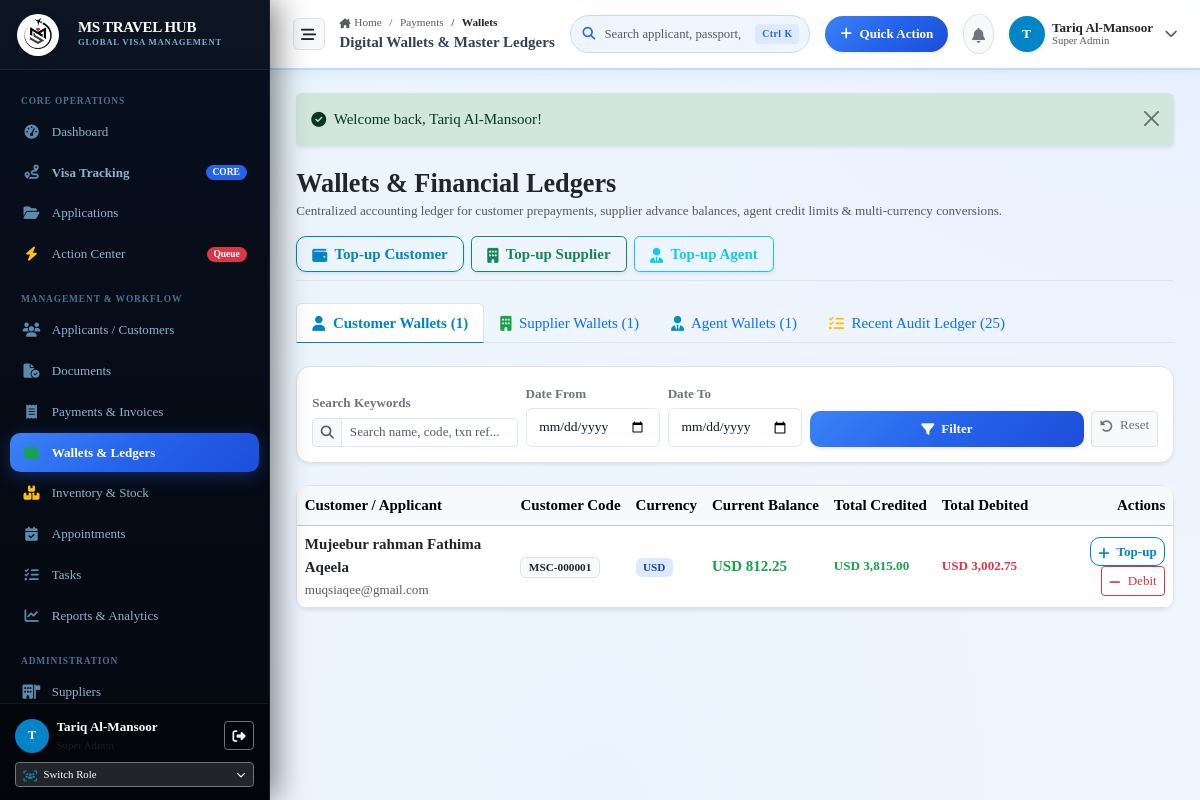
/payments/wallets (signed in), run on the app's committed database.
### tables this page shows
CREATE TABLE customer_wallets (
                id INTEGER PRIMARY KEY AUTOINCREMENT,
                customer_id INTEGER NOT NULL UNIQUE,
                currency TEXT DEFAULT 'USD',
                current_balance REAL DEFAULT 0.00,
                total_credited REAL DEFAULT 0.00,
                total_debited REAL DEFAULT 0.00,
                created_at DATETIME DEFAULT CURRENT_TIMESTAMP,
                updated_at DATETIME DEFAULT CURRENT_TIMESTAMP,
                FOREIGN KEY (customer_id) REFERENCES customers(id) ON DELETE CASCADE
            );

CREATE TABLE customers (
    id INTEGER PRIMARY KEY AUTOINCREMENT,
    customer_code TEXT NOT NULL UNIQUE,
    first_name TEXT NOT NULL,
    middle_name TEXT,
    last_name TEXT NOT NULL,
    full_name TEXT NOT NULL,
    gender TEXT,
    dob DATE,
    nationality TEXT NOT NULL,
    place_of_birth TEXT,
    marital_status TEXT,
    occupation TEXT,
    mobile TEXT NOT NULL,
    whatsapp TEXT,
    email TEXT UNIQUE,
    password_hash TEXT,
    current_country TEXT NOT NULL,
    address TEXT,
    created_by INTEGER,
    notes TEXT,
    is_active INTEGER DEFAULT 1,
    created_at DATETIME DEFAULT CURRENT_TIMESTAMP,
    updated_at DATETIME DEFAULT CURRENT_TIMESTAMP, religion TEXT NULL,
    FOREIGN KEY (created_by) REFERENCES users(id)
);

### app/Controllers/PaymentController.php (called while the page is built, shortened)
<?php
class PaymentController
{
    public function walletsOverview(): void
    {
        $pdo = Database::getConnection();
        $cwSql = "SELECT cw.*, c.full_name, c.customer_code, c.email, c.mobile
            FROM customer_wallets cw
            JOIN customers c ON cw.customer_id = c.id
            WHERE 1=1";
        $cwParams = [];
        $cwSql .= " ORDER BY cw.current_balance DESC, c.full_name ASC";
        $cwStmt = $pdo->prepare($cwSql);
        $cwStmt->execute($cwParams);
        $customerWallets = $cwStmt->fetchAll(PDO::FETCH_ASSOC);
        $swSql = "SELECT sw.*, s.company_name as supplier_name, s.company_name, s.country
            FROM supplier_wallets sw
            JOIN suppliers s ON sw.supplier_id = s.id
            WHERE 1=1";
        $swParams = [];
        $swSql .= " ORDER BY sw.current_balance DESC, s.company_name ASC";
        $swStmt = $pdo->prepare($swSql);
        $swStmt->execute($swParams);
        $supplierWallets = $swStmt->fetchAll(PDO::FETCH_ASSOC);
        $awSql = "SELECT aw.*, COALESCE(ag.company_name, ag.contact_person, u.name, 'Agent') as agent_name, COALESCE(ag.email, u.email, '') as agent_email
            FROM agent_wallets aw
            LEFT JOIN agents ag ON aw.agent_id = ag.id
            LEFT JOIN users u ON aw.agent_id = u.id
            WHERE 1=1";
        $awParams = [];
        $awSql .= " ORDER BY aw.current_balance DESC";
        $awStmt = $pdo->prepare($awSql);
        $awStmt->execute($awParams);
        $agentWallets = $awStmt->fetchAll(PDO::FETCH_ASSOC);
        $wtSql = "SELECT wt.*, c.full_name as customer_name, u.name as created_by_name
            FROM wallet_transactions wt
            LEFT JOIN customers c ON wt.customer_id = c.id
            LEFT JOIN users u ON wt.created_by = u.id
            WHERE 1=1";
        $wtParams = [];
        $wtSql .= " ORDER BY wt.created_at DESC LIMIT 100";
        $wtStmt = $pdo->prepare($wtSql);
        $wtStmt->execute($wtParams);
        $recentTransactions = $wtStmt->fetchAll(PDO::FETCH_ASSOC);
        require_once dirname(__DIR__) . '/Views/payments/wallets.php';
    }
}

### app/autoload.php (called while the page is built, shortened)
<?php
function e(?string $string): string {
    return htmlspecialchars((string)($string ?? ''), ENT_QUOTES, 'UTF-8');
}
function get_flash(): ?array {
    if (isset($_SESSION['flash'])) {
        $flash = $_SESSION['flash'];
        return $flash;
    }
    return null;
}

### app/Views/payments/wallets.php (the view, shortened to what this page needs)
<?php
$flash = get_flash();
$activeTab = $_GET['tab'] ?? 'customers';
require_once dirname(__DIR__) . '/layouts/header.php';
require_once dirname(__DIR__) . '/layouts/sidebar.php';
require_once dirname(__DIR__) . '/layouts/topbar.php';
?>
<div class="content-body">
  <?php if ($flash): ?>
    <div class="alert alert-<?= e($flash['type']) ?> alert-dismissible fade show mb-4 border-0 shadow-sm" role="alert">
      <div class="d-flex align-items-center gap-2">
        <i class="fa-solid <?= $flash['type'] === 'danger' ? 'fa-circle-exclamation' : ($flash['type'] === 'success' ? 'fa-circle-check' : 'fa-circle-info') ?>"></i>
        <span><?= e($flash['message']) ?></span>
      </div>
      <button type="button" class="btn-close" data-bs-dismiss="alert"></button>
    </div>
  <?php endif; ?>
  <div class="d-flex flex-wrap align-items-center justify-content-between gap-3 mb-4 pb-2 border-bottom">
    <div>
      <h3 class="fw-bold brand-font text-dark mb-0">Wallets &amp; Financial Ledgers</h3>
      <p class="text-muted small mb-0">Centralized accounting ledger for customer prepayments, supplier advance balances, agent credit limits &amp; multi-currency conversions.</p>
    </div>
    <div class="d-flex gap-2">
      <button type="button" class="btn btn-outline-primary px-3 shadow-sm fw-semibold" data-bs-toggle="modal" data-bs-target="#customerWalletModal">
        <i class="fa-solid fa-wallet me-1"></i> Top-up Customer
      </button>
      <button type="button" class="btn btn-outline-success px-3 shadow-sm fw-semibold" data-bs-toggle="modal" data-bs-target="#supplierWalletModal">
        <i class="fa-solid fa-building me-1"></i> Top-up Supplier
      </button>
      <button type="button" class="btn btn-outline-info px-3 shadow-sm fw-semibold" data-bs-toggle="modal" data-bs-target="#agentWalletModal">
        <i class="fa-solid fa-user-tie me-1"></i> Top-up Agent
      </button>
    </div>
  </div>
  <ul class="nav nav-tabs mb-4" id="walletTabs" role="tablist">
    <li class="nav-item">
      <a class="nav-link <?= $activeTab === 'customers' ? 'active fw-bold' : '' ?>" href="/payments/wallets?tab=customers">
        <i class="fa-solid fa-user me-1 text-primary"></i> Customer Wallets (<?= count($customerWallets) ?>)
      </a>
    </li>
    <li class="nav-item">
      <a class="nav-link <?= $activeTab === 'suppliers' ? 'active fw-bold' : '' ?>" href="/payments/wallets?tab=suppliers">
        <i class="fa-solid fa-building me-1 text-success"></i> Supplier Wallets (<?= count($supplierWallets) ?>)
      </a>
    </li>
    <li class="nav-item">
      <a class="nav-link <?= $activeTab === 'agents' ? 'active fw-bold' : '' ?>" href="/payments/wallets?tab=agents">
        <i class="fa-solid fa-user-tie me-1 text-info"></i> Agent Wallets (<?= count($agentWallets) ?>)
      </a>
    </li>
    <li class="nav-item">
      <a class="nav-link <?= $activeTab === 'transactions' ? 'active fw-bold' : '' ?>" href="/payments/wallets?tab=transactions">
        <i class="fa-solid fa-list-check me-1 text-warning"></i> Recent Audit Ledger (<?= count($recentTransactions) ?>)
      </a>
    </li>
  </ul>
  <div class="card card-enterprise shadow-sm border mb-4">
    <div class="card-body p-3">
      <form action="/payments/wallets" method="GET" class="row g-2 align-items-end">
        <div class="col-12 col-md-3">
          <label class="form-label small fw-semibold text-secondary mb-1">Search Keywords</label>
          <div class="input-group input-group-sm">
            <span class="input-group-text bg-light"><i class="fa-solid fa-magnifying-glass text-muted"></i></span>
            <input type="text" name="search" class="form-control" placeholder="Search name, code, txn ref..." value="<?= e($_GET['search'] ?? '') ?>">
          </div>
        </div>
        <div class="col-6 col-md-2">
          <label class="form-label small fw-semibold text-secondary mb-1">Date From</label>
          <input type="date" name="date_from" class="form-control form-control-sm" value="<?= e($_GET['date_from'] ?? '') ?>">
        </div>
        <div class="col-6 col-md-2">
          <label class="form-label small fw-semibold text-secondary mb-1">Date To</label>
          <input type="date" name="date_to" class="form-control form-control-sm" value="<?= e($_GET['date_to'] ?? '') ?>">
        </div>
        <div class="col-12 <?= $activeTab === 'transactions' ? 'col-md-3' : 'col-md-5' ?> d-flex gap-2">
          <button type="submit" class="btn btn-primary btn-sm flex-fill fw-semibold shadow-sm">
            <i class="fa-solid fa-filter me-1"></i> Filter
          </button>
          <a href="/payments/wallets?tab=<?= e($activeTab) ?>" class="btn btn-light btn-sm border text-secondary" title="Reset Filters">
            <i class="fa-solid fa-rotate-left me-1"></i> Reset
          </a>
        </div>
      </form>
    </div>
  </div>
  <?php if ($activeTab === 'customers'): ?>
    <div class="card card-enterprise shadow-sm border">
      <div class="table-responsive">
        <table class="table table-hover align-middle mb-0 font-sm">
          <thead class="table-light">
            <tr>
              <th>Customer / Applicant</th>
              <th>Customer Code</th>
              <th>Currency</th>
              <th>Current Balance</th>
              <th>Total Credited</th>
              <th>Total Debited</th>
              <th class="text-end">Actions</th>
            </tr>
          </thead>
          <tbody>
            <?php if (empty($customerWallets)): ?>
              <tr><td colspan="7" class="text-center py-4 text-muted">No customer wallet accounts initialized.</td></tr>
            <?php else: ?>
              <?php foreach ($customerWallets as $cw): ?>
                <tr>
                  <td>
                    <div class="fw-bold text-dark"><?= e($cw['full_name']) ?></div>
                    <div class="text-muted small"><?= e($cw['email'] ?: $cw['mobile']) ?></div>
                  </td>
                  <td><span class="badge bg-light text-dark border font-monospace"><?= e($cw['customer_code']) ?></span></td>
                  <td><span class="badge bg-primary-subtle text-primary"><?= e($cw['currency'] ?: 'USD') ?></span></td>
                  <td>
                    <span class="fw-bold fs-6 <?= (float)$cw['current_balance'] > 0 ? 'text-success' : 'text-muted' ?>">
                      <?= e($cw['currency'] ?: 'USD') ?> <?= number_format((float)$cw['current_balance'], 2) ?>
                    </span>
                  </td>
                  <td class="text-success small fw-semibold"><?= e($cw['currency'] ?: 'USD') ?> <?= number_format((float)$cw['total_credited'], 2) ?></td>
                  <td class="text-danger small fw-semibold"><?= e($cw['currency'] ?: 'USD') ?> <?= number_format((float)$cw['total_debited'], 2) ?></td>
                  <td class="text-end">
                    <button type="button" class="btn btn-sm btn-outline-primary py-1 px-2" onclick="quickTopUpCustomer(<?= $cw['customer_id'] ?>, '<?= e(addslashes($cw['full_name'])) ?>', '<?= e($cw['currency'] ?: 'USD') ?>')">
                      <i class="fa-solid fa-plus me-1"></i> Top-up
                    </button>
                    <button type="button" class="btn btn-sm btn-outline-danger py-1 px-2 ms-1" onclick="quickDebitCustomer(<?= $cw['customer_id'] ?>, '<?= e(addslashes($cw['full_name'])) ?>', '<?= e($cw['currency'] ?: 'USD') ?>', <?= (float)$cw['current_balance'] ?>)">
                      <i class="fa-solid fa-minus me-1"></i> Debit
                    </button>
                  </td>
                </tr>
              <?php endforeach; ?>
            <?php endif; ?>
          </tbody>
        </table>
      </div>
    </div>
  <?php endif; ?>
</div>
<?php require_once dirname(__DIR__) . '/layouts/footer.php'; ?>

### public/assets/css/base/variables.css (style rules this page uses)
:root { --mh-green: #22c55e; --mh-green-light: #4ade80; --mh-green-dark: #16a34a; --mh-green-lime: #84cc16; --mh-green-subtle: #f0fdf4; --mh-green-border: #bbf7d0; --mh-teal: #06b6d4; --mh-teal-light: #22d3ee; --mh-teal-dark: #0891b2; --mh-teal-subtle: #ecfeff; --mh-teal-border: #a5f3fc; --mh-blue: #2563eb; --mh-blue-hover: #1d4ed8; --mh-blue-dark: #1e40af; --mh-blue-deep: #1e3a8a; --mh-blue-light: #eff6ff; --mh-blue-subtle: #dbeafe; --mh-blue-border: #bfdbfe; --mh-blue-glow: rgba(37, 99, 235, 0.32); --vt-primary: var(--mh-blue); --vt-primary-hover: var(--mh-blue-hover); --vt-primary-dark: var(--mh-blue-dark); --vt-primary-light: var(--mh-blue-light); --vt-primary-subtle: var(--mh-blue-subtle); --vt-primary-border: var(--mh-blue-border); --mh-gradient-brand: linear-gradient(135deg, #22c55e 0%, #06b6d4 50%, #2563eb 100%); --mh-gradient-brand-r: linear-gradient(135deg, #2563eb 0%, #06b6d4 50%, #22c55e 100%); --mh-gradient-blue: linear-gradient(135deg, #3b82f6 0%, #2563eb 50%, #1d4ed8 100%); --mh-gradient-teal: linear-gradient(135deg, #22d3ee 0%, #06b6d4 50%, #0891b2 100%); --mh-gradient-green: linear-gradient(135deg, #4ade80 0%, #22c55e 50%, #16a34a 100%); --mh-gradient-dark: linear-gradient(180deg, #060e1c 0%, #0a1628 100%); --mh-gradient-sidebar: linear-gradient(180deg, #080f1e 0%, #04090f 100%); --mh-gradient-hero: linear-gradient(135deg, #060e1c 0%, #0d2048 50%, #1e3a8a 100%); --ms-gradient-success: linear-gradient(135deg, #22c55e 0%, #16a34a 100%); --ms-gradient-warning: linear-gradient(135deg, #f59e0b 0%, #d97706 100%); --mh-navy: #0a1628; --mh-navy-dark: #060e1c; --mh-navy-light: #0f2040; --mh-navy-muted: #1a2f50; --vt-bg: #f0f6ff; --vt-surface: #ffffff; --vt-surface-glass: rgba(255, 255, 255, 0.96); --vt-surface-muted: #f0f6ff; --vt-border: #dce8f5; --vt-border-glass: rgba(255, 255, 255, 0.6); --vt-text-main: #0f172a; --vt-text-body: #334155; --vt-text-muted: #64748b; --vt-text-light: #94a3b8; --vt-success: #22c55e; --vt-warning: #f59e0b; --vt-danger: #ef4444; --vt-info: var(--mh-teal); --vt-purple: #8b5cf6; --sidebar-width: 270px; --sidebar-collapsed-width: 76px; --topbar-height: 70px; --radius-xs: 6px; --radius-sm: 10px; --radius-md: 14px; --radius-lg: 18px; --radius-xl: 26px; --vt-shadow-xs: 0 1px 2px 0 rgba(0,0,0,0.04); --vt-shadow-sm: 0 2px 6px 0 rgba(10,22,40,0.06), 0 1px 2px -1px rgba(10,22,40,0.04); --vt-shadow-md: 0 6px 16px -2px rgba(10,22,40,0.08), 0 2px 6px -2px rgba(10,22,40,0.04); --vt-shadow-lg: 0 14px 28px -4px rgba(10,22,40,0.10), 0 4px 10px -2px rgba(10,22,40,0.04); --vt-shadow-xl: 0 24px 38px -6px rgba(10,22,40,0.13), 0 10px 16px -4px rgba(10,22,40,0.05); --vt-glow-primary: 0 8px 25px -4px var(--mh-blue-glow); --vt-glow-success: 0 8px 25px -4px rgba(34,197,94,0.35); --vt-glow-warning: 0 8px 25px -4px rgba(245,158,11,0.35); --vt-transition-fast: 0.15s cubic-bezier(0.4, 0, 0.2, 1); --vt-transition-normal: 0.25s cubic-bezier(0.4, 0, 0.2, 1); }

### public/assets/css/base/typography.css (style rules this page uses)
body.app-body, html, body { font-family: 'Times New Roman', Times, Georgia, serif !important; color: var(--vt-text-body); line-height: 1.55; -webkit-font-smoothing: antialiased; -moz-osx-font-smoothing: grayscale; }
h1, h2, h3, h4, h5, h6 { color: var(--vt-text-main); font-weight: 700; line-height: 1.25; }

### public/assets/css/base/global.css (style rules this page uses)
body.app-body, html, body { background-color: var(--vt-bg); background-image: radial-gradient(at 0% 0%, rgba(34,197,94,0.05) 0px, transparent 50%), radial-gradient(at 100% 0%, rgba(37,99,235,0.04) 0px, transparent 50%), radial-gradient(at 50% 100%, rgba(6,182,212,0.03) 0px, transparent 50%); background-attachment: fixed; margin: 0; padding: 0; overflow-x: hidden; padding-bottom: env(safe-area-inset-bottom, 0); }
.content-body { flex: 1; padding: 1.5rem 1.75rem 2.5rem; max-width: 1800px; width: 100%; margin: 0 auto; }

### public/assets/css/components/buttons.css (style rules this page uses)
.btn-primary { background: var(--mh-gradient-blue); border: none; color: #ffffff; font-weight: 600; border-radius: var(--radius-sm); padding: 0.55rem 1.25rem; box-shadow: 0 2px 10px var(--mh-blue-glow); transition: all var(--vt-transition-fast); }
.btn-outline-primary { color: var(--mh-blue); border-color: var(--mh-blue); background: transparent; font-weight: 600; border-radius: var(--radius-sm); transition: all var(--vt-transition-fast); }

### public/assets/css/components/forms.css (style rules this page uses)
.form-control, .form-select { border-radius: var(--radius-xs); border: 1px solid var(--vt-border); padding: 0.55rem 0.85rem; font-size: 0.9rem; color: var(--vt-text-main); transition: border-color var(--vt-transition-fast), box-shadow var(--vt-transition-fast); }

### data on the page
customer_wallets: customer.full_name "Mujeebur rahman Fathima Aqeela", customer.email "muqsiaqee@gmail.com", customer.customer_code "MSC-000001", currency "USD", current_balance "812.25", total_credited "3,815.00", total_debited "3,002.75"

### other printed values
substr($currentUser['name'] ?? 'U', 0, 1) "T"
$currentUser['name'] "Tariq Al-Mansoor"
$roleName "Super Admin"
$segLabel "Payments"
$segLabel "Wallets"
$cleanTitle "Digital Wallets & Master Ledgers"
$currentUser['role_name'] "Super Admin"
$flash['message'] "Welcome back, Tariq Al-Mansoor!"
count($customerWallets) "1"
count($supplierWallets) "1"
count($agentWallets) "1"
count($recentTransactions) "25"
